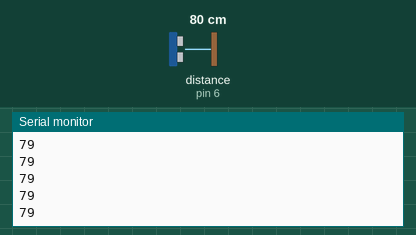
This sketch was run on a simulated Arduino Uno, built with avr-gcc and run on an emulated ATmega328P. Shown: the last lines printed to the serial monitor. Wiring (inferred from the names in the program): ultrasonic range finder: trigger pin 7; echo pin 6. Inputs (shaded band) come from the test bench; at power-on: distance to the obstacle (sensor on pin 6) 80 cm. The echo pulse lasts 58.3 µs per cm.

Above: at 1.2 s.
1.3 s: distance to the obstacle (sensor on pin 6) set to 2 cm
At 1.6 s:
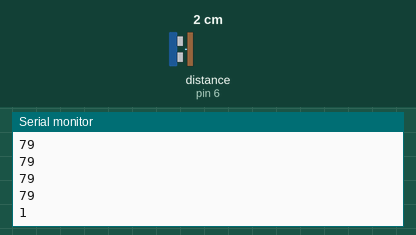
2.8 s: distance to the obstacle (sensor on pin 6) set to 4 cm
At 2.81 s:
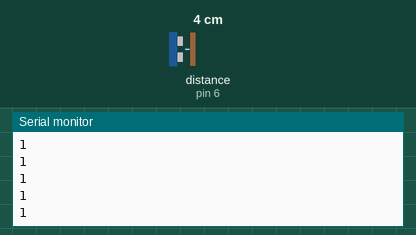
Timing chart, 0 to 5.8 s (numbered marks = the images above; inputs shaded):
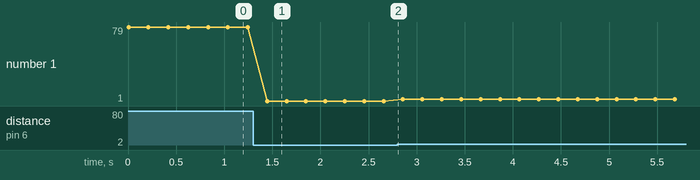

The sketch:

sensor.ino
```cpp
  int TRIG = 7; //naraja
  int ECO = 6; //cafe
  int DURACION;
  int DISTANCIA;


void setup() {
  // put your setup code here, to run once:

  pinMode(TRIG, OUTPUT);
  pinMode(ECO, INPUT);
  Serial.begin(9600);
}

void loop() {
  // put your main code here, to run repeatedly:
  digitalWrite(TRIG, HIGH);
  delay(1);
  digitalWrite(TRIG, LOW);
  DURACION = pulseIn(ECO, HIGH);
  DISTANCIA = DURACION/58.2;
  Serial.println(DISTANCIA);
  delay(200);

}
```

Measured:
- after the input at 1.3 s, the serial monitor: prints a new line after 0.15 s (image 1)
- plotted number 1: 79 → 1 after the input at 1.3 s, 1 → 3 after the input at 2.8 s
